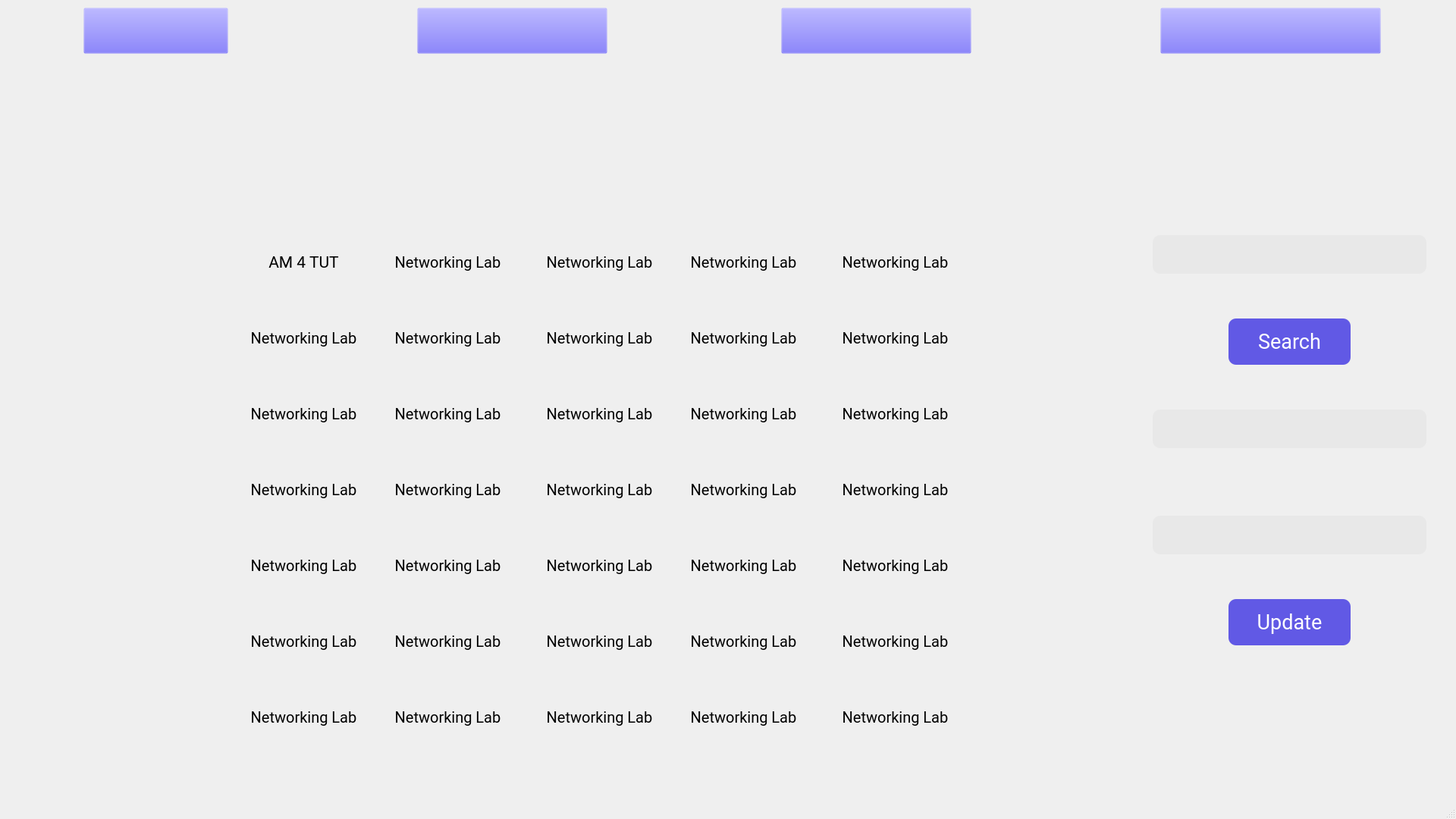
<?xml version="1.0" encoding="UTF-8"?>
<ui version="4.0">
 <class>MainWindow</class>
 <widget class="QMainWindow" name="MainWindow">
  <property name="geometry">
   <rect>
    <x>0</x>
    <y>0</y>
    <width>1920</width>
    <height>1080</height>
   </rect>
  </property>
  <property name="windowTitle">
   <string>MainWindow</string>
  </property>
  <widget class="QWidget" name="centralwidget">
   <widget class="QLineEdit" name="subject">
    <property name="geometry">
     <rect>
      <x>1520</x>
      <y>680</y>
      <width>361</width>
      <height>51</height>
     </rect>
    </property>
    <property name="font">
     <font>
      <family>Roboto</family>
      <pointsize>20</pointsize>
     </font>
    </property>
    <property name="styleSheet">
     <string notr="true">QLineEdit {
    border-radius: 10px;
    padding: 0 8px;
    background-color: rgb(229, 229, 229,70%);
}</string>
    </property>
   </widget>
   <widget class="QLineEdit" name="link">
    <property name="geometry">
     <rect>
      <x>1520</x>
      <y>540</y>
      <width>361</width>
      <height>51</height>
     </rect>
    </property>
    <property name="font">
     <font>
      <family>Roboto</family>
      <pointsize>20</pointsize>
     </font>
    </property>
    <property name="styleSheet">
     <string notr="true">QLineEdit {
    border-radius: 10px;
    padding: 0 8px;
    background-color: rgb(229, 229, 229,70%);
}</string>
    </property>
   </widget>
   <widget class="QLineEdit" name="slot">
    <property name="geometry">
     <rect>
      <x>1520</x>
      <y>310</y>
      <width>361</width>
      <height>51</height>
     </rect>
    </property>
    <property name="font">
     <font>
      <family>Roboto</family>
      <pointsize>20</pointsize>
     </font>
    </property>
    <property name="styleSheet">
     <string notr="true">QLineEdit {
    border-radius: 10px;
    padding: 0 8px;
    background-color: rgb(229, 229, 229,70%);
}</string>
    </property>
   </widget>
   <widget class="QPushButton" name="searchbutton">
    <property name="geometry">
     <rect>
      <x>1620</x>
      <y>420</y>
      <width>161</width>
      <height>61</height>
     </rect>
    </property>
    <property name="font">
     <font>
      <family>Roboto</family>
      <pointsize>20</pointsize>
     </font>
    </property>
    <property name="styleSheet">
     <string notr="true">QPushButton {
	color: rgb(255, 255, 255);
    border-radius: 10px;
	background-color: rgb(97, 89, 229);
}
</string>
    </property>
    <property name="text">
     <string>Search</string>
    </property>
   </widget>
   <widget class="QPushButton" name="updatebutton">
    <property name="geometry">
     <rect>
      <x>1620</x>
      <y>790</y>
      <width>161</width>
      <height>61</height>
     </rect>
    </property>
    <property name="font">
     <font>
      <family>Roboto</family>
      <pointsize>20</pointsize>
     </font>
    </property>
    <property name="styleSheet">
     <string notr="true">QPushButton {
	color: rgb(255, 255, 255);
    border-radius: 10px;
	background-color: rgb(97, 89, 229);
}
</string>
    </property>
    <property name="text">
     <string>Update</string>
    </property>
   </widget>
   <widget class="QLabel" name="l1">
    <property name="geometry">
     <rect>
      <x>310</x>
      <y>300</y>
      <width>181</width>
      <height>91</height>
     </rect>
    </property>
    <property name="font">
     <font>
      <family>Roboto</family>
      <pointsize>16</pointsize>
     </font>
    </property>
    <property name="autoFillBackground">
     <bool>false</bool>
    </property>
    <property name="inputMethodHints">
     <set>Qt::ImhNone</set>
    </property>
    <property name="text">
     <string>AM 4 TUT</string>
    </property>
    <property name="textFormat">
     <enum>Qt::AutoText</enum>
    </property>
    <property name="scaledContents">
     <bool>false</bool>
    </property>
    <property name="alignment">
     <set>Qt::AlignCenter</set>
    </property>
   </widget>
   <widget class="QLabel" name="l2">
    <property name="geometry">
     <rect>
      <x>310</x>
      <y>400</y>
      <width>181</width>
      <height>91</height>
     </rect>
    </property>
    <property name="font">
     <font>
      <family>Roboto</family>
      <pointsize>15</pointsize>
     </font>
    </property>
    <property name="autoFillBackground">
     <bool>false</bool>
    </property>
    <property name="inputMethodHints">
     <set>Qt::ImhNone</set>
    </property>
    <property name="text">
     <string>Networking Lab</string>
    </property>
    <property name="textFormat">
     <enum>Qt::AutoText</enum>
    </property>
    <property name="scaledContents">
     <bool>false</bool>
    </property>
    <property name="alignment">
     <set>Qt::AlignCenter</set>
    </property>
   </widget>
   <widget class="QLabel" name="l12">
    <property name="geometry">
     <rect>
      <x>500</x>
      <y>700</y>
      <width>181</width>
      <height>91</height>
     </rect>
    </property>
    <property name="font">
     <font>
      <family>Roboto</family>
      <pointsize>15</pointsize>
     </font>
    </property>
    <property name="autoFillBackground">
     <bool>false</bool>
    </property>
    <property name="inputMethodHints">
     <set>Qt::ImhNone</set>
    </property>
    <property name="text">
     <string>Networking Lab</string>
    </property>
    <property name="textFormat">
     <enum>Qt::AutoText</enum>
    </property>
    <property name="scaledContents">
     <bool>false</bool>
    </property>
    <property name="alignment">
     <set>Qt::AlignCenter</set>
    </property>
   </widget>
   <widget class="QLabel" name="l11">
    <property name="geometry">
     <rect>
      <x>500</x>
      <y>600</y>
      <width>181</width>
      <height>91</height>
     </rect>
    </property>
    <property name="font">
     <font>
      <family>Roboto</family>
      <pointsize>15</pointsize>
     </font>
    </property>
    <property name="autoFillBackground">
     <bool>false</bool>
    </property>
    <property name="inputMethodHints">
     <set>Qt::ImhNone</set>
    </property>
    <property name="text">
     <string>Networking Lab</string>
    </property>
    <property name="textFormat">
     <enum>Qt::AutoText</enum>
    </property>
    <property name="scaledContents">
     <bool>false</bool>
    </property>
    <property name="alignment">
     <set>Qt::AlignCenter</set>
    </property>
   </widget>
   <widget class="QLabel" name="l10">
    <property name="geometry">
     <rect>
      <x>500</x>
      <y>500</y>
      <width>181</width>
      <height>91</height>
     </rect>
    </property>
    <property name="font">
     <font>
      <family>Roboto</family>
      <pointsize>15</pointsize>
     </font>
    </property>
    <property name="autoFillBackground">
     <bool>false</bool>
    </property>
    <property name="inputMethodHints">
     <set>Qt::ImhNone</set>
    </property>
    <property name="text">
     <string>Networking Lab</string>
    </property>
    <property name="textFormat">
     <enum>Qt::AutoText</enum>
    </property>
    <property name="scaledContents">
     <bool>false</bool>
    </property>
    <property name="alignment">
     <set>Qt::AlignCenter</set>
    </property>
   </widget>
   <widget class="QLabel" name="l9">
    <property name="geometry">
     <rect>
      <x>500</x>
      <y>400</y>
      <width>181</width>
      <height>91</height>
     </rect>
    </property>
    <property name="font">
     <font>
      <family>Roboto</family>
      <pointsize>15</pointsize>
     </font>
    </property>
    <property name="autoFillBackground">
     <bool>false</bool>
    </property>
    <property name="inputMethodHints">
     <set>Qt::ImhNone</set>
    </property>
    <property name="text">
     <string>Networking Lab</string>
    </property>
    <property name="textFormat">
     <enum>Qt::AutoText</enum>
    </property>
    <property name="scaledContents">
     <bool>false</bool>
    </property>
    <property name="alignment">
     <set>Qt::AlignCenter</set>
    </property>
   </widget>
   <widget class="QLabel" name="l8">
    <property name="geometry">
     <rect>
      <x>500</x>
      <y>300</y>
      <width>181</width>
      <height>91</height>
     </rect>
    </property>
    <property name="font">
     <font>
      <family>Roboto</family>
      <pointsize>15</pointsize>
     </font>
    </property>
    <property name="autoFillBackground">
     <bool>false</bool>
    </property>
    <property name="inputMethodHints">
     <set>Qt::ImhNone</set>
    </property>
    <property name="text">
     <string>Networking Lab</string>
    </property>
    <property name="textFormat">
     <enum>Qt::AutoText</enum>
    </property>
    <property name="scaledContents">
     <bool>false</bool>
    </property>
    <property name="alignment">
     <set>Qt::AlignCenter</set>
    </property>
   </widget>
   <widget class="QLabel" name="l7">
    <property name="geometry">
     <rect>
      <x>310</x>
      <y>900</y>
      <width>181</width>
      <height>91</height>
     </rect>
    </property>
    <property name="font">
     <font>
      <family>Roboto</family>
      <pointsize>15</pointsize>
     </font>
    </property>
    <property name="autoFillBackground">
     <bool>false</bool>
    </property>
    <property name="inputMethodHints">
     <set>Qt::ImhNone</set>
    </property>
    <property name="text">
     <string>Networking Lab</string>
    </property>
    <property name="textFormat">
     <enum>Qt::AutoText</enum>
    </property>
    <property name="scaledContents">
     <bool>false</bool>
    </property>
    <property name="alignment">
     <set>Qt::AlignCenter</set>
    </property>
   </widget>
   <widget class="QLabel" name="l6">
    <property name="geometry">
     <rect>
      <x>310</x>
      <y>800</y>
      <width>181</width>
      <height>91</height>
     </rect>
    </property>
    <property name="font">
     <font>
      <family>Roboto</family>
      <pointsize>15</pointsize>
     </font>
    </property>
    <property name="autoFillBackground">
     <bool>false</bool>
    </property>
    <property name="inputMethodHints">
     <set>Qt::ImhNone</set>
    </property>
    <property name="text">
     <string>Networking Lab</string>
    </property>
    <property name="textFormat">
     <enum>Qt::AutoText</enum>
    </property>
    <property name="scaledContents">
     <bool>false</bool>
    </property>
    <property name="alignment">
     <set>Qt::AlignCenter</set>
    </property>
   </widget>
   <widget class="QLabel" name="l5">
    <property name="geometry">
     <rect>
      <x>310</x>
      <y>700</y>
      <width>181</width>
      <height>91</height>
     </rect>
    </property>
    <property name="font">
     <font>
      <family>Roboto</family>
      <pointsize>15</pointsize>
     </font>
    </property>
    <property name="autoFillBackground">
     <bool>false</bool>
    </property>
    <property name="inputMethodHints">
     <set>Qt::ImhNone</set>
    </property>
    <property name="text">
     <string>Networking Lab</string>
    </property>
    <property name="textFormat">
     <enum>Qt::AutoText</enum>
    </property>
    <property name="scaledContents">
     <bool>false</bool>
    </property>
    <property name="alignment">
     <set>Qt::AlignCenter</set>
    </property>
   </widget>
   <widget class="QLabel" name="l4">
    <property name="geometry">
     <rect>
      <x>310</x>
      <y>600</y>
      <width>181</width>
      <height>91</height>
     </rect>
    </property>
    <property name="font">
     <font>
      <family>Roboto</family>
      <pointsize>15</pointsize>
     </font>
    </property>
    <property name="autoFillBackground">
     <bool>false</bool>
    </property>
    <property name="inputMethodHints">
     <set>Qt::ImhNone</set>
    </property>
    <property name="text">
     <string>Networking Lab</string>
    </property>
    <property name="textFormat">
     <enum>Qt::AutoText</enum>
    </property>
    <property name="scaledContents">
     <bool>false</bool>
    </property>
    <property name="alignment">
     <set>Qt::AlignCenter</set>
    </property>
   </widget>
   <widget class="QLabel" name="l3">
    <property name="geometry">
     <rect>
      <x>310</x>
      <y>500</y>
      <width>181</width>
      <height>91</height>
     </rect>
    </property>
    <property name="font">
     <font>
      <family>Roboto</family>
      <pointsize>15</pointsize>
     </font>
    </property>
    <property name="autoFillBackground">
     <bool>false</bool>
    </property>
    <property name="inputMethodHints">
     <set>Qt::ImhNone</set>
    </property>
    <property name="text">
     <string>Networking Lab</string>
    </property>
    <property name="textFormat">
     <enum>Qt::AutoText</enum>
    </property>
    <property name="scaledContents">
     <bool>false</bool>
    </property>
    <property name="alignment">
     <set>Qt::AlignCenter</set>
    </property>
   </widget>
   <widget class="QLabel" name="l16">
    <property name="geometry">
     <rect>
      <x>700</x>
      <y>400</y>
      <width>181</width>
      <height>91</height>
     </rect>
    </property>
    <property name="font">
     <font>
      <family>Roboto</family>
      <pointsize>15</pointsize>
     </font>
    </property>
    <property name="autoFillBackground">
     <bool>false</bool>
    </property>
    <property name="inputMethodHints">
     <set>Qt::ImhNone</set>
    </property>
    <property name="text">
     <string>Networking Lab</string>
    </property>
    <property name="textFormat">
     <enum>Qt::AutoText</enum>
    </property>
    <property name="scaledContents">
     <bool>false</bool>
    </property>
    <property name="alignment">
     <set>Qt::AlignCenter</set>
    </property>
   </widget>
   <widget class="QLabel" name="l15">
    <property name="geometry">
     <rect>
      <x>700</x>
      <y>300</y>
      <width>181</width>
      <height>91</height>
     </rect>
    </property>
    <property name="font">
     <font>
      <family>Roboto</family>
      <pointsize>15</pointsize>
     </font>
    </property>
    <property name="autoFillBackground">
     <bool>false</bool>
    </property>
    <property name="inputMethodHints">
     <set>Qt::ImhNone</set>
    </property>
    <property name="text">
     <string>Networking Lab</string>
    </property>
    <property name="textFormat">
     <enum>Qt::AutoText</enum>
    </property>
    <property name="scaledContents">
     <bool>false</bool>
    </property>
    <property name="alignment">
     <set>Qt::AlignCenter</set>
    </property>
   </widget>
   <widget class="QLabel" name="l14">
    <property name="geometry">
     <rect>
      <x>500</x>
      <y>900</y>
      <width>181</width>
      <height>91</height>
     </rect>
    </property>
    <property name="font">
     <font>
      <family>Roboto</family>
      <pointsize>15</pointsize>
     </font>
    </property>
    <property name="autoFillBackground">
     <bool>false</bool>
    </property>
    <property name="inputMethodHints">
     <set>Qt::ImhNone</set>
    </property>
    <property name="text">
     <string>Networking Lab</string>
    </property>
    <property name="textFormat">
     <enum>Qt::AutoText</enum>
    </property>
    <property name="scaledContents">
     <bool>false</bool>
    </property>
    <property name="alignment">
     <set>Qt::AlignCenter</set>
    </property>
   </widget>
   <widget class="QLabel" name="l13">
    <property name="geometry">
     <rect>
      <x>500</x>
      <y>800</y>
      <width>181</width>
      <height>91</height>
     </rect>
    </property>
    <property name="font">
     <font>
      <family>Roboto</family>
      <pointsize>15</pointsize>
     </font>
    </property>
    <property name="autoFillBackground">
     <bool>false</bool>
    </property>
    <property name="inputMethodHints">
     <set>Qt::ImhNone</set>
    </property>
    <property name="text">
     <string>Networking Lab</string>
    </property>
    <property name="textFormat">
     <enum>Qt::AutoText</enum>
    </property>
    <property name="scaledContents">
     <bool>false</bool>
    </property>
    <property name="alignment">
     <set>Qt::AlignCenter</set>
    </property>
   </widget>
   <widget class="QLabel" name="l20">
    <property name="geometry">
     <rect>
      <x>700</x>
      <y>800</y>
      <width>181</width>
      <height>91</height>
     </rect>
    </property>
    <property name="font">
     <font>
      <family>Roboto</family>
      <pointsize>15</pointsize>
     </font>
    </property>
    <property name="autoFillBackground">
     <bool>false</bool>
    </property>
    <property name="inputMethodHints">
     <set>Qt::ImhNone</set>
    </property>
    <property name="text">
     <string>Networking Lab</string>
    </property>
    <property name="textFormat">
     <enum>Qt::AutoText</enum>
    </property>
    <property name="scaledContents">
     <bool>false</bool>
    </property>
    <property name="alignment">
     <set>Qt::AlignCenter</set>
    </property>
   </widget>
   <widget class="QLabel" name="l19">
    <property name="geometry">
     <rect>
      <x>700</x>
      <y>700</y>
      <width>181</width>
      <height>91</height>
     </rect>
    </property>
    <property name="font">
     <font>
      <family>Roboto</family>
      <pointsize>15</pointsize>
     </font>
    </property>
    <property name="autoFillBackground">
     <bool>false</bool>
    </property>
    <property name="inputMethodHints">
     <set>Qt::ImhNone</set>
    </property>
    <property name="text">
     <string>Networking Lab</string>
    </property>
    <property name="textFormat">
     <enum>Qt::AutoText</enum>
    </property>
    <property name="scaledContents">
     <bool>false</bool>
    </property>
    <property name="alignment">
     <set>Qt::AlignCenter</set>
    </property>
   </widget>
   <widget class="QLabel" name="l18">
    <property name="geometry">
     <rect>
      <x>700</x>
      <y>600</y>
      <width>181</width>
      <height>91</height>
     </rect>
    </property>
    <property name="font">
     <font>
      <family>Roboto</family>
      <pointsize>15</pointsize>
     </font>
    </property>
    <property name="autoFillBackground">
     <bool>false</bool>
    </property>
    <property name="inputMethodHints">
     <set>Qt::ImhNone</set>
    </property>
    <property name="text">
     <string>Networking Lab</string>
    </property>
    <property name="textFormat">
     <enum>Qt::AutoText</enum>
    </property>
    <property name="scaledContents">
     <bool>false</bool>
    </property>
    <property name="alignment">
     <set>Qt::AlignCenter</set>
    </property>
   </widget>
   <widget class="QLabel" name="l17">
    <property name="geometry">
     <rect>
      <x>700</x>
      <y>500</y>
      <width>181</width>
      <height>91</height>
     </rect>
    </property>
    <property name="font">
     <font>
      <family>Roboto</family>
      <pointsize>15</pointsize>
     </font>
    </property>
    <property name="autoFillBackground">
     <bool>false</bool>
    </property>
    <property name="inputMethodHints">
     <set>Qt::ImhNone</set>
    </property>
    <property name="text">
     <string>Networking Lab</string>
    </property>
    <property name="textFormat">
     <enum>Qt::AutoText</enum>
    </property>
    <property name="scaledContents">
     <bool>false</bool>
    </property>
    <property name="alignment">
     <set>Qt::AlignCenter</set>
    </property>
   </widget>
   <widget class="QLabel" name="l24">
    <property name="geometry">
     <rect>
      <x>890</x>
      <y>500</y>
      <width>181</width>
      <height>91</height>
     </rect>
    </property>
    <property name="font">
     <font>
      <family>Roboto</family>
      <pointsize>15</pointsize>
     </font>
    </property>
    <property name="autoFillBackground">
     <bool>false</bool>
    </property>
    <property name="inputMethodHints">
     <set>Qt::ImhNone</set>
    </property>
    <property name="text">
     <string>Networking Lab</string>
    </property>
    <property name="textFormat">
     <enum>Qt::AutoText</enum>
    </property>
    <property name="scaledContents">
     <bool>false</bool>
    </property>
    <property name="alignment">
     <set>Qt::AlignCenter</set>
    </property>
   </widget>
   <widget class="QLabel" name="l23">
    <property name="geometry">
     <rect>
      <x>890</x>
      <y>400</y>
      <width>181</width>
      <height>91</height>
     </rect>
    </property>
    <property name="font">
     <font>
      <family>Roboto</family>
      <pointsize>15</pointsize>
     </font>
    </property>
    <property name="autoFillBackground">
     <bool>false</bool>
    </property>
    <property name="inputMethodHints">
     <set>Qt::ImhNone</set>
    </property>
    <property name="text">
     <string>Networking Lab</string>
    </property>
    <property name="textFormat">
     <enum>Qt::AutoText</enum>
    </property>
    <property name="scaledContents">
     <bool>false</bool>
    </property>
    <property name="alignment">
     <set>Qt::AlignCenter</set>
    </property>
   </widget>
   <widget class="QLabel" name="l22">
    <property name="geometry">
     <rect>
      <x>890</x>
      <y>300</y>
      <width>181</width>
      <height>91</height>
     </rect>
    </property>
    <property name="font">
     <font>
      <family>Roboto</family>
      <pointsize>15</pointsize>
     </font>
    </property>
    <property name="autoFillBackground">
     <bool>false</bool>
    </property>
    <property name="inputMethodHints">
     <set>Qt::ImhNone</set>
    </property>
    <property name="text">
     <string>Networking Lab</string>
    </property>
    <property name="textFormat">
     <enum>Qt::AutoText</enum>
    </property>
    <property name="scaledContents">
     <bool>false</bool>
    </property>
    <property name="alignment">
     <set>Qt::AlignCenter</set>
    </property>
   </widget>
   <widget class="QLabel" name="l21">
    <property name="geometry">
     <rect>
      <x>700</x>
      <y>900</y>
      <width>181</width>
      <height>91</height>
     </rect>
    </property>
    <property name="font">
     <font>
      <family>Roboto</family>
      <pointsize>15</pointsize>
     </font>
    </property>
    <property name="autoFillBackground">
     <bool>false</bool>
    </property>
    <property name="inputMethodHints">
     <set>Qt::ImhNone</set>
    </property>
    <property name="text">
     <string>Networking Lab</string>
    </property>
    <property name="textFormat">
     <enum>Qt::AutoText</enum>
    </property>
    <property name="scaledContents">
     <bool>false</bool>
    </property>
    <property name="alignment">
     <set>Qt::AlignCenter</set>
    </property>
   </widget>
   <widget class="QLabel" name="l28">
    <property name="geometry">
     <rect>
      <x>890</x>
      <y>900</y>
      <width>181</width>
      <height>91</height>
     </rect>
    </property>
    <property name="font">
     <font>
      <family>Roboto</family>
      <pointsize>15</pointsize>
     </font>
    </property>
    <property name="autoFillBackground">
     <bool>false</bool>
    </property>
    <property name="inputMethodHints">
     <set>Qt::ImhNone</set>
    </property>
    <property name="text">
     <string>Networking Lab</string>
    </property>
    <property name="textFormat">
     <enum>Qt::AutoText</enum>
    </property>
    <property name="scaledContents">
     <bool>false</bool>
    </property>
    <property name="alignment">
     <set>Qt::AlignCenter</set>
    </property>
   </widget>
   <widget class="QLabel" name="l27">
    <property name="geometry">
     <rect>
      <x>890</x>
      <y>800</y>
      <width>181</width>
      <height>91</height>
     </rect>
    </property>
    <property name="font">
     <font>
      <family>Roboto</family>
      <pointsize>15</pointsize>
     </font>
    </property>
    <property name="autoFillBackground">
     <bool>false</bool>
    </property>
    <property name="inputMethodHints">
     <set>Qt::ImhNone</set>
    </property>
    <property name="text">
     <string>Networking Lab</string>
    </property>
    <property name="textFormat">
     <enum>Qt::AutoText</enum>
    </property>
    <property name="scaledContents">
     <bool>false</bool>
    </property>
    <property name="alignment">
     <set>Qt::AlignCenter</set>
    </property>
   </widget>
   <widget class="QLabel" name="l26">
    <property name="geometry">
     <rect>
      <x>890</x>
      <y>700</y>
      <width>181</width>
      <height>91</height>
     </rect>
    </property>
    <property name="font">
     <font>
      <family>Roboto</family>
      <pointsize>15</pointsize>
     </font>
    </property>
    <property name="autoFillBackground">
     <bool>false</bool>
    </property>
    <property name="inputMethodHints">
     <set>Qt::ImhNone</set>
    </property>
    <property name="text">
     <string>Networking Lab</string>
    </property>
    <property name="textFormat">
     <enum>Qt::AutoText</enum>
    </property>
    <property name="scaledContents">
     <bool>false</bool>
    </property>
    <property name="alignment">
     <set>Qt::AlignCenter</set>
    </property>
   </widget>
   <widget class="QLabel" name="l25">
    <property name="geometry">
     <rect>
      <x>890</x>
      <y>600</y>
      <width>181</width>
      <height>91</height>
     </rect>
    </property>
    <property name="font">
     <font>
      <family>Roboto</family>
      <pointsize>15</pointsize>
     </font>
    </property>
    <property name="autoFillBackground">
     <bool>false</bool>
    </property>
    <property name="inputMethodHints">
     <set>Qt::ImhNone</set>
    </property>
    <property name="text">
     <string>Networking Lab</string>
    </property>
    <property name="textFormat">
     <enum>Qt::AutoText</enum>
    </property>
    <property name="scaledContents">
     <bool>false</bool>
    </property>
    <property name="alignment">
     <set>Qt::AlignCenter</set>
    </property>
   </widget>
   <widget class="QLabel" name="l31">
    <property name="geometry">
     <rect>
      <x>1090</x>
      <y>500</y>
      <width>181</width>
      <height>91</height>
     </rect>
    </property>
    <property name="font">
     <font>
      <family>Roboto</family>
      <pointsize>15</pointsize>
     </font>
    </property>
    <property name="autoFillBackground">
     <bool>false</bool>
    </property>
    <property name="inputMethodHints">
     <set>Qt::ImhNone</set>
    </property>
    <property name="text">
     <string>Networking Lab</string>
    </property>
    <property name="textFormat">
     <enum>Qt::AutoText</enum>
    </property>
    <property name="scaledContents">
     <bool>false</bool>
    </property>
    <property name="alignment">
     <set>Qt::AlignCenter</set>
    </property>
   </widget>
   <widget class="QLabel" name="l32">
    <property name="geometry">
     <rect>
      <x>1090</x>
      <y>600</y>
      <width>181</width>
      <height>91</height>
     </rect>
    </property>
    <property name="font">
     <font>
      <family>Roboto</family>
      <pointsize>15</pointsize>
     </font>
    </property>
    <property name="autoFillBackground">
     <bool>false</bool>
    </property>
    <property name="inputMethodHints">
     <set>Qt::ImhNone</set>
    </property>
    <property name="text">
     <string>Networking Lab</string>
    </property>
    <property name="textFormat">
     <enum>Qt::AutoText</enum>
    </property>
    <property name="scaledContents">
     <bool>false</bool>
    </property>
    <property name="alignment">
     <set>Qt::AlignCenter</set>
    </property>
   </widget>
   <widget class="QLabel" name="l30">
    <property name="geometry">
     <rect>
      <x>1090</x>
      <y>400</y>
      <width>181</width>
      <height>91</height>
     </rect>
    </property>
    <property name="font">
     <font>
      <family>Roboto</family>
      <pointsize>15</pointsize>
     </font>
    </property>
    <property name="autoFillBackground">
     <bool>false</bool>
    </property>
    <property name="inputMethodHints">
     <set>Qt::ImhNone</set>
    </property>
    <property name="text">
     <string>Networking Lab</string>
    </property>
    <property name="textFormat">
     <enum>Qt::AutoText</enum>
    </property>
    <property name="scaledContents">
     <bool>false</bool>
    </property>
    <property name="alignment">
     <set>Qt::AlignCenter</set>
    </property>
   </widget>
   <widget class="QLabel" name="l29">
    <property name="geometry">
     <rect>
      <x>1090</x>
      <y>300</y>
      <width>181</width>
      <height>91</height>
     </rect>
    </property>
    <property name="font">
     <font>
      <family>Roboto</family>
      <pointsize>15</pointsize>
     </font>
    </property>
    <property name="autoFillBackground">
     <bool>false</bool>
    </property>
    <property name="inputMethodHints">
     <set>Qt::ImhNone</set>
    </property>
    <property name="text">
     <string>Networking Lab</string>
    </property>
    <property name="textFormat">
     <enum>Qt::AutoText</enum>
    </property>
    <property name="scaledContents">
     <bool>false</bool>
    </property>
    <property name="alignment">
     <set>Qt::AlignCenter</set>
    </property>
   </widget>
   <widget class="QLabel" name="l35">
    <property name="geometry">
     <rect>
      <x>1090</x>
      <y>900</y>
      <width>181</width>
      <height>91</height>
     </rect>
    </property>
    <property name="font">
     <font>
      <family>Roboto</family>
      <pointsize>15</pointsize>
     </font>
    </property>
    <property name="autoFillBackground">
     <bool>false</bool>
    </property>
    <property name="inputMethodHints">
     <set>Qt::ImhNone</set>
    </property>
    <property name="text">
     <string>Networking Lab</string>
    </property>
    <property name="textFormat">
     <enum>Qt::AutoText</enum>
    </property>
    <property name="scaledContents">
     <bool>false</bool>
    </property>
    <property name="alignment">
     <set>Qt::AlignCenter</set>
    </property>
   </widget>
   <widget class="QLabel" name="l34">
    <property name="geometry">
     <rect>
      <x>1090</x>
      <y>800</y>
      <width>181</width>
      <height>91</height>
     </rect>
    </property>
    <property name="font">
     <font>
      <family>Roboto</family>
      <pointsize>15</pointsize>
     </font>
    </property>
    <property name="autoFillBackground">
     <bool>false</bool>
    </property>
    <property name="inputMethodHints">
     <set>Qt::ImhNone</set>
    </property>
    <property name="text">
     <string>Networking Lab</string>
    </property>
    <property name="textFormat">
     <enum>Qt::AutoText</enum>
    </property>
    <property name="scaledContents">
     <bool>false</bool>
    </property>
    <property name="alignment">
     <set>Qt::AlignCenter</set>
    </property>
   </widget>
   <widget class="QLabel" name="l33">
    <property name="geometry">
     <rect>
      <x>1090</x>
      <y>700</y>
      <width>181</width>
      <height>91</height>
     </rect>
    </property>
    <property name="font">
     <font>
      <family>Roboto</family>
      <pointsize>15</pointsize>
     </font>
    </property>
    <property name="autoFillBackground">
     <bool>false</bool>
    </property>
    <property name="inputMethodHints">
     <set>Qt::ImhNone</set>
    </property>
    <property name="text">
     <string>Networking Lab</string>
    </property>
    <property name="textFormat">
     <enum>Qt::AutoText</enum>
    </property>
    <property name="scaledContents">
     <bool>false</bool>
    </property>
    <property name="alignment">
     <set>Qt::AlignCenter</set>
    </property>
   </widget>
   <widget class="QPushButton" name="timetalblebutton">
    <property name="geometry">
     <rect>
      <x>110</x>
      <y>10</y>
      <width>191</width>
      <height>61</height>
     </rect>
    </property>
    <property name="styleSheet">
     <string notr="true">QPushButton {

	background-color: rgb(97, 89, 229,0%);
}
</string>
    </property>
    <property name="text">
     <string/>
    </property>
   </widget>
   <widget class="QPushButton" name="assignmentbutton">
    <property name="geometry">
     <rect>
      <x>550</x>
      <y>10</y>
      <width>251</width>
      <height>61</height>
     </rect>
    </property>
    <property name="styleSheet">
     <string notr="true">QPushButton {

	background-color: rgb(97, 89, 229,0%);
}
</string>
    </property>
    <property name="text">
     <string/>
    </property>
   </widget>
   <widget class="QPushButton" name="attendancebutton">
    <property name="geometry">
     <rect>
      <x>1030</x>
      <y>10</y>
      <width>251</width>
      <height>61</height>
     </rect>
    </property>
    <property name="styleSheet">
     <string notr="true">QPushButton {

	background-color: rgb(97, 89, 229,0%);
}
</string>
    </property>
    <property name="text">
     <string/>
    </property>
   </widget>
   <widget class="QPushButton" name="announcementbutton">
    <property name="geometry">
     <rect>
      <x>1530</x>
      <y>10</y>
      <width>291</width>
      <height>61</height>
     </rect>
    </property>
    <property name="styleSheet">
     <string notr="true">QPushButton {

	background-color: rgb(97, 89, 229,0%);
}
</string>
    </property>
    <property name="text">
     <string/>
    </property>
   </widget>
   <widget class="QLabel" name="label">
    <property name="geometry">
     <rect>
      <x>1920</x>
      <y>1080</y>
      <width>55</width>
      <height>16</height>
     </rect>
    </property>
    <property name="text">
     <string/>
    </property>
    <property name="pixmap">
     <pixmap resource="Resources/timetable.qrc">:/timetable/Images/timetable.png</pixmap>
    </property>
   </widget>
   <widget class="QLabel" name="label_2">
    <property name="geometry">
     <rect>
      <x>0</x>
      <y>0</y>
      <width>1931</width>
      <height>1031</height>
     </rect>
    </property>
    <property name="text">
     <string/>
    </property>
    <property name="pixmap">
     <pixmap resource="Resources/timetable.qrc">:/timetable/Images/timetable.png</pixmap>
    </property>
   </widget>
   <zorder>label_2</zorder>
   <zorder>subject</zorder>
   <zorder>link</zorder>
   <zorder>slot</zorder>
   <zorder>searchbutton</zorder>
   <zorder>updatebutton</zorder>
   <zorder>l1</zorder>
   <zorder>l2</zorder>
   <zorder>l12</zorder>
   <zorder>l11</zorder>
   <zorder>l10</zorder>
   <zorder>l9</zorder>
   <zorder>l8</zorder>
   <zorder>l7</zorder>
   <zorder>l6</zorder>
   <zorder>l5</zorder>
   <zorder>l4</zorder>
   <zorder>l3</zorder>
   <zorder>l16</zorder>
   <zorder>l15</zorder>
   <zorder>l14</zorder>
   <zorder>l13</zorder>
   <zorder>l20</zorder>
   <zorder>l19</zorder>
   <zorder>l18</zorder>
   <zorder>l17</zorder>
   <zorder>l24</zorder>
   <zorder>l23</zorder>
   <zorder>l22</zorder>
   <zorder>l21</zorder>
   <zorder>l28</zorder>
   <zorder>l27</zorder>
   <zorder>l26</zorder>
   <zorder>l25</zorder>
   <zorder>l31</zorder>
   <zorder>l32</zorder>
   <zorder>l30</zorder>
   <zorder>l29</zorder>
   <zorder>l35</zorder>
   <zorder>l34</zorder>
   <zorder>l33</zorder>
   <zorder>timetalblebutton</zorder>
   <zorder>assignmentbutton</zorder>
   <zorder>attendancebutton</zorder>
   <zorder>announcementbutton</zorder>
   <zorder>label</zorder>
  </widget>
  <widget class="QMenuBar" name="menubar">
   <property name="geometry">
    <rect>
     <x>0</x>
     <y>0</y>
     <width>1920</width>
     <height>26</height>
    </rect>
   </property>
  </widget>
  <widget class="QStatusBar" name="statusbar"/>
 </widget>
 <resources>
  <include location="Resources/timetable.qrc"/>
 </resources>
 <connections/>
</ui>
